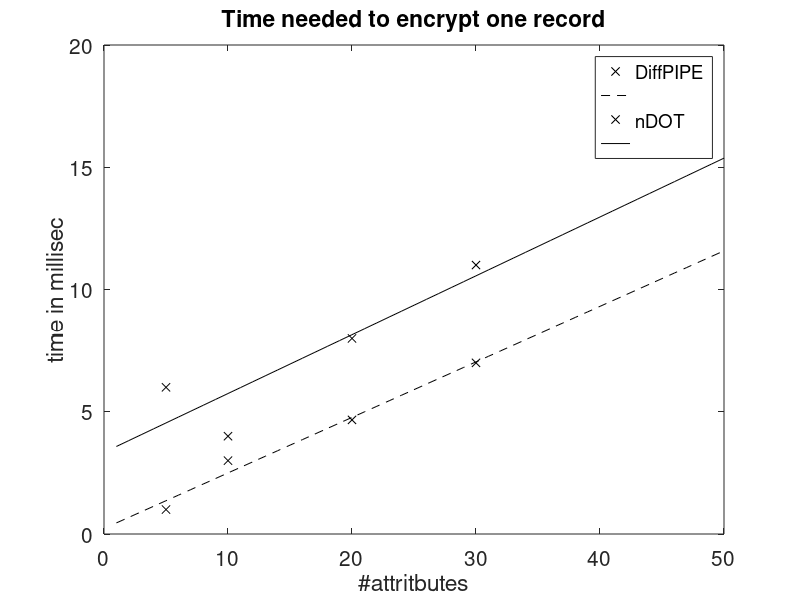

Source code (MATLAB):
%%change this variable, to change range of x-axis for plots 2 and 3. 
%(depending on efficiency of used VM, 0-500 does not make any sense)
xaxis = 250; %paper uses 500


%%change wich figure should be displayed
%(since online editors can only visualize one figure, we did choose this option)
% 0 = all figures (e.g. if you run it via full octave)
% 1 = Figure 8: encrypting one record
% 2 = Figure 9: generating decryption key
% 3 = Figure 10: evaluating function
fig = 1; 

%%%%%%%%%%%%%%%%%%%%%%%%%%%%%%%%%%%%%%%%%%%%%%%%%%%%%%%%%%
%%%%%%%%%%%%%%%%%%%%%%%%%%%%%%%%%%%%%%%%%%%%%%%%%%%%%%%%%%
%%%%%%%Please cahnge to results produced by experiments!
%%%%%%%%%%%%%%%%%%%%%%%%%%%%%%%%%%%%%%%%%%%%%%%%%%%%%%%%%%
%%%%%%%%%%%%%%%%%%%%%%%%%%%%%%%%%%%%%%%%%%%%%%%%%%%%%%%%%%


DiffPIPE_attr5 = [
5, 11,1,34.333333333333336,111; 
10, 25.5,1,63,211; 
20, 59.666666666666664,1.3333333333333333,135.66666666666666,398.3333333333333; 
30, 81.66666666666667,2.3333333333333335,179.33333333333334,539; 
];

DiffPIPE_attr10 = [
5, 29.333333333333332,3,58.666666666666664,164.66666666666666; 
10, 89,3,114.66666666666667,333; 
20, 190,7,223.5,719.5; 
30, 233.33333333333334,2.3333333333333335,301,880.3333333333334; 
];

DiffPIPE_attr20 = [
5, 131,4.666666666666667,85.33333333333333,242.33333333333334; 
10, 232.33333333333334,6.666666666666667,156.66666666666666,458; 
20, 542.6666666666666,4,325.3333333333333,1023.6666666666666; 
30, 652,4,416,1293.6666666666667; 
];

DiffPIPE_attr30 = [
5, 277,7,109.66666666666667,308.6666666666667; 
10, 517.3333333333334,6.333333333333333,194.33333333333334,568.3333333333334; 
20, 920.3333333333334,6.333333333333333,402,1114.3333333333333; 
30, 1235.6666666666667,5,520.6666666666666,1685.6666666666667; 
];
noisyDOT_attr5 = [
5, 31.666666666666668,6,42.333333333333336,128.66666666666666; 
10, 64,2.3333333333333335,96.33333333333333,266.3333333333333; 
20, 133,2,159.5,499.5; 
30, 168,4.333333333333333,228.66666666666666,729.3333333333334; 
];

noisyDOT_attr10 = [
5, 98.5,4,61,211.5; 
10, 252.33333333333334,3.6666666666666665,150.33333333333334,516.3333333333334; 
20, 539.3333333333334,4.333333333333333,334.6666666666667,1089.6666666666667; 
30, 650.5,4,442,1358.5; 
];

noisyDOT_attr20 = [
5, 511.3333333333333,8,127,406; 
10, 972.5,13,249.5,824.5; 
20, 1775.6666666666667,8,480,1725; 
30, 2517.3333333333335,7.666666666666667,734.6666666666666,3844; 
];

noisyDOT_attr30 = [
5, 1202,11,168,520; 
10, 2088.3333333333335,11.666666666666666,313.6666666666667,1077; 
20, 3839.6666666666665,12.666666666666666,636.3333333333334,2100.3333333333335; 
30, 5545.333333333333,10.333333333333334,933.3333333333334,3114; 
];





%%%%%%%%%%%%%%%%%%%%%%%%%%%%%%%%%%%%%%%%%%%%%%%%%%%%%%%%%%
%%%%%%%%%%%%%%%%%%%%%%%%%%%%%%%%%%%%%%%%%%%%%%%%%%%%%%%%%%
%%%%%%%%%%%%%%%%%%%%%%%%%%%%%%%%%%%%%%%%%%%%%%%%%%%%%%%%%%
%%%%%%%%%%%%%%%%%%%%%%%%%%%%%%%%%%%%%%%%%%%%%%%%%%%%%%%%%%


%eval:
x = DiffPIPE_attr10(:,1);
ot_eval_10 = DiffPIPE_attr10(:, 5)/1000;
ot_eval_20 = DiffPIPE_attr20(:, 5)/1000;
ot_eval_30 = DiffPIPE_attr30(:, 5)/1000;

nh_eval_10 = noisyDOT_attr10(:, 5)/1000;
nh_eval_20 = noisyDOT_attr20(:, 5)/1000;
nh_eval_30 = noisyDOT_attr30(:, 5)/1000;



%keygen
ot_kg_10 = DiffPIPE_attr10(:, 4)/1000;
ot_kg_20 = DiffPIPE_attr20(:, 4)/1000;
ot_kg_30 = DiffPIPE_attr30(:, 4)/1000;

nh_kg_10 = noisyDOT_attr10(:, 4)/1000;
nh_kg_20 = noisyDOT_attr20(:, 4)/1000;
nh_kg_30 = noisyDOT_attr30(:, 4)/1000;



%enc
data_nh_enc = [5, noisyDOT_attr5(1,3);
10, noisyDOT_attr10(1,3);
20, noisyDOT_attr20(1,3);
30, noisyDOT_attr30(1,3);
];
data_ot_enc = [5, DiffPIPE_attr5(1,3);
10, DiffPIPE_attr10(1,3);
20, DiffPIPE_attr20(1,3);
30, DiffPIPE_attr30(1, 3);
];

xE = data_nh_enc(:,1);
nh_enc = data_nh_enc(:,2);
ot_enc = data_ot_enc(:,2);


%lin reg enc
lr_nh_enc = polyfit(xE, nh_enc,1);
lr_ot_enc = polyfit(xE, ot_enc,1);

%lin reg eval
lr_ot_eval_10 = polyfit(x,ot_eval_10,1);
lr_ot_eval_20 = polyfit(x,ot_eval_20,1);
lr_ot_eval_30 = polyfit(x,ot_eval_30,1);

lr_nh_eval_10 = polyfit(x,nh_eval_10,1);
lr_nh_eval_20 = polyfit(x,nh_eval_20,1);
lr_nh_eval_30 = polyfit(x,nh_eval_30,1);

%lin reg kg
lr_ot_kg_10 = polyfit(x,ot_kg_10,1);
lr_ot_kg_20 = polyfit(x,ot_kg_20,1);
lr_ot_kg_30 = polyfit(x,ot_kg_30,1);

lr_nh_kg_10 = polyfit(x,nh_kg_10,1);
lr_nh_kg_20 = polyfit(x,nh_kg_20,1);
lr_nh_kg_30 = polyfit(x,nh_kg_30,1);




if (fig == 0)
  figure(1)
  

  y = 1:50;
  plot(xE, ot_enc, "xk");
  hold;
  plot( lr_ot_enc(1)*y + lr_ot_enc(2), "--k");
  plot(xE, nh_enc, "xk");
  plot( lr_nh_enc(1)*y + lr_nh_enc(2), "k");

  legend("DiffPIPE", "", "nDOT", "");
  xlabel("#attritbutes");
    title("Time needed to encrypt one record");
  ylabel("time in millisec");

  set(gca,  "fontsize", 15);
  figure(2) 
  y = 1:xaxis;
  plot(x, ot_eval_10, "xk");
  hold;
  plot( lr_ot_eval_10(1)*y + lr_ot_eval_10(2), "--k");
  plot(x, ot_eval_30, "xm");
  plot( lr_ot_eval_30(1)*y + lr_ot_eval_30(2), "--m");
  plot(x, nh_eval_10, "xk");
  plot( lr_nh_eval_10(1)*y + lr_nh_eval_10(2), "k");
  plot(x, nh_eval_30, "xm");  
  plot( lr_nh_eval_30(1)*y + lr_nh_eval_30(2), "m");
  legend("10 attr DiffPIPE", "", "30 attr DiffPIPE", "", "10 attr nDOT", "", "30 attr nDOT", "" )
  title("Time for evaluating function");
  xlabel("#records");
  ylabel("time in sec");
  set(gca,  "fontsize", 15);

  figure(3) 
  y = 1:xaxis;
  plot(x, ot_kg_10, "xk");
  hold;
  plot( lr_ot_kg_10(1)*y + lr_ot_kg_10(2), "--k");
  plot(x, ot_kg_30, "xm");
  plot( lr_ot_kg_30(1)*y + lr_ot_kg_30(2), "--m");
  plot(x, nh_kg_10, "xk");
  plot( lr_nh_kg_10(1)*y + lr_nh_kg_10(2), "k");
  plot(x, nh_kg_30, "xm");
  plot( lr_nh_kg_30(1)*y + lr_nh_kg_30(2), "m");
  legend("10 attr DiffPIPE", "", "30 attr DiffPIPE", "", "10 attr nDOT", "", "30 attr nDOT", "" )
  title("Time for generating decryption key");
  xlabel("#records");
  ylabel("time in sec");
  
set(gca,  "fontsize", 15);

endif

if (fig == 1)

  y = 1:50;
  plot(xE, ot_enc, "xk");
  hold;
  plot( lr_ot_enc(1)*y + lr_ot_enc(2), "--k");
  plot(xE, nh_enc, "xk");
  plot( lr_nh_enc(1)*y + lr_nh_enc(2), "k");

  legend("DiffPIPE", "", "nDOT", "");
  xlabel("#attritbutes");
    title("Time needed to encrypt one record");
  ylabel("time in millisec");
  
set(gca,  "fontsize", 15);
endif

if (fig == 2)
  y = 1:xaxis;
  plot(x, ot_eval_10, "xk");
  hold;
  plot( lr_ot_eval_10(1)*y + lr_ot_eval_10(2), "--k");
  plot(x, ot_eval_30, "xm");
  plot( lr_ot_eval_30(1)*y + lr_ot_eval_30(2), "--m");
  plot(x, nh_eval_10, "xk");
  plot( lr_nh_eval_10(1)*y + lr_nh_eval_10(2), "k");
  plot(x, nh_eval_30, "xm");  
  plot( lr_nh_eval_30(1)*y + lr_nh_eval_30(2), "m");
  legend("10 attr DiffPIPE", "", "30 attr DiffPIPE", "", "10 attr nDOT", "", "30 attr nDOT", "" )
  title("Time for evaluating function");
  xlabel("#records");
  ylabel("time in sec");
  
set(gca,  "fontsize", 15);
endif

if (fig == 3)

  y = 1:xaxis;
  plot(x, ot_kg_10, "xk");
  hold;
  plot( lr_ot_kg_10(1)*y + lr_ot_kg_10(2), "--k");
  plot(x, ot_kg_30, "xm");
  plot( lr_ot_kg_30(1)*y + lr_ot_kg_30(2), "--m");
  plot(x, nh_kg_10, "xk");
  plot( lr_nh_kg_10(1)*y + lr_nh_kg_10(2), "k");
  plot(x, nh_kg_30, "xm");
  plot( lr_nh_kg_30(1)*y + lr_nh_kg_30(2), "m");
  legend("10 attr DiffPIPE", "", "30 attr DiffPIPE", "", "10 attr nDOT", "", "30 attr nDOT", "" )
  title("Time for generating decryption key");
  xlabel("#records");
  ylabel("time in sec");

set(gca,  "fontsize", 15);
endif



